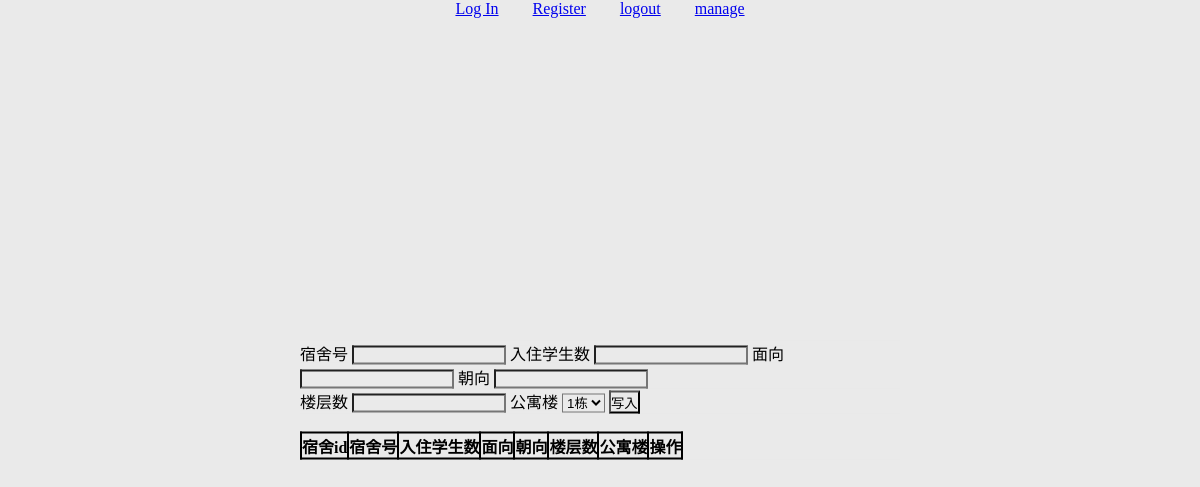
Before: /system/room (signed in) with the older database file.
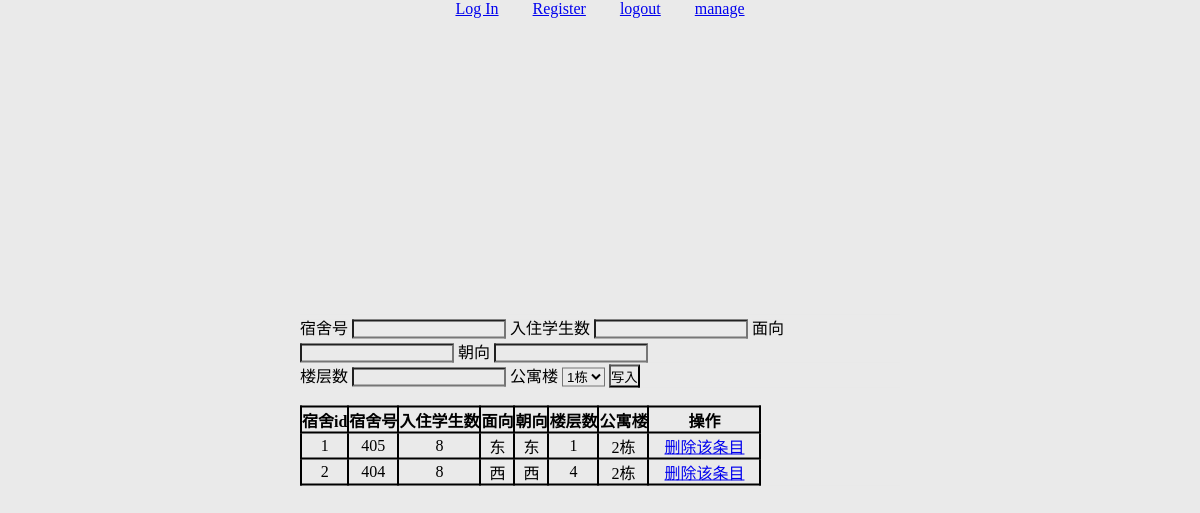
After: the same page with the newer database file.
### tables this page shows
CREATE TABLE room(id int not null,
                                   room_id int primary key not null,
                                   student_count int not null,
                                   face TEXT not null,
                                   orientation text not null,
                                   floor_num int,
                                   apartment_name TEXT,
                                   foreign key(apartment_name)
                                   references apartment(apartment_name)
                                   foreign key(floor_num)
                                   references floor(floor_num)
                );

### main.py (the view, shortened to what this page needs)
@app.route('/system', methods=['GET', 'POST'])
@app.route('/system/<name>', methods=['GET', 'POST'])
@login_required
def system(name=None):
    if name == 'room':
        ap_list = apartment_list()
        results = system_everything('room')
        return render_template('system.html', results=results, name=name, ap_list=ap_list)

### auth.py (called while the page is built)
def load_logged_in(user_id):
    conn = sqlite3.connect('main.db')
    cursor = conn.cursor()
    user = cursor.execute('''select * from user where username=?''', ('root',)).fetchone()
    conn.commit()
    conn.close()
    return user[0]

### main.py (called while the page is built)
def login_required(view):
    @functools.wraps(view)
    def wrapped_view(**kwargs):
        if g.user is None:
            flash("you don't login")
            return redirect(url_for('login'))
        return view(**kwargs)
    return wrapped_view

@app.before_request
def load_logged_in_user():
    user_id = session.get('user_id')
    if user_id is None:
        g.user = None
    else:
        g.user = load_logged_in(user_id=user_id)

### sqlfunction/SQLsystem.py (called while the page is built)
def system_everything(table):
    conn = sqlite3.connect('main.db')
    cursor = conn.cursor()
    everything = cursor.execute('select * from '+table+';').fetchall()
    conn.commit()
    conn.close()
    return everything

### sqlfunction/exists.py (called while the page is built)
def apartment_list():
    conn = sqlite3.connect('main.db')
    cursor = conn.cursor()
    results = cursor.execute('''
        select apartment_name from apartment
    ''').fetchall()
    return results

### templates/system.html (shortened to what this page needs)
{%extends 'base.html'%}
{% block content %}
    {% if name == 'room' %}
        <form method="post" id="write">
        <p>
        <label for="room_id">宿舍号</label>
                <input name="room_id" id="room_id"  style="width:150px;" required>
        <label for="student_count">入住学生数</label>
                <input name="student_count" id="student_count"  style="width:150px;" required>
        <label for="face">面向</label>
                <input name="face" id="face"  style="width:150px;" required>
        <label for="orientation">朝向</label>
                <input name="orientation" id="orientation"  style="width:150px;" required>
        </p>
        <p>
            <label for="floor_num">楼层数</label>
                <input name="floor_num" id="floor_num"  style="width:150px;" required>
            <label for="gender">公寓楼</label>
                <select name="apartment_name">
                    {% for i in ap_list %}
                    <option>{{ i[0] }}</option>
                    {% endfor %}
                </select>
            <input type="submit" value="写入">
        </p>
        </form>
        <table style="text-align:center;">
            <tr>
                <th>宿舍id</th>
                <th>宿舍号</th>
                <th>入住学生数</th>
                <th>面向</th>
                <th>朝向</th>
                <th>楼层数</th>
                <th>公寓楼</th>
                <th>操作</th>
            </tr>
            {% for result in results%}
            <tr>
                <td>{{ result[0]}}</td>
                <td>{{ result[1]}}</td>
                <td>{{ result[2]}}</td>
                <td>{{ result[3]}}</td>
                <td>{{ result[4]}}</td>
                <td>{{ result[5]}}</td>
                <td>{{ result[6]}}</td>
                <td><a href="/system/delete/room/{{result[0]}}" class="button">删除该条目</a></td>
            </tr>
            {% endfor %}
        </table>
    {% endif %}
{% endblock %}

### templates/base.html (shortened to what this page needs)
<!DOCTYPE html>
<html lang="en">
<head>
</head>
<body>
     <ul id="login-status" style="list-style-type:none;text-align:center;">
         <li style="display:inline;"><a href="{{ url_for('login') }}">Log In</a></li>
         <li style="display:inline;"><a href="{{url_for('register')}}">Register</a></li>
         <li style="display:inline;"><a href="{{url_for('logout')}}">logout</a></li>
         <li style="display:inline;"><a href="{{url_for('manage')}}">manage</a></li>
     </ul>
    <div class="center-in-center">
        {% block content %}{% endblock %}
    </div>
</body>
</html>

### templates/base.html (style rules this page uses)
* { margin: 0; padding: 0; background-color: #EAEAEA; }
a { margin: 15px; }
.center-in-center { position: absolute; top: 50%; left: 50%; -webkit-transform: translate(-50%, -50%); -moz-transform: translate(-50%, -50%); -ms-transform: translate(-50%, -50%); -o-transform: translate(-50%, -50%); transform: translate(-50%, -50%); }

### templates/system.html (style rules this page uses)
table { border-collapse:collapse; }
table, td, th { border:2px solid black; }

Changed rows visible on the page:
added room: id "1", room_id "405", student_count "8", face "东", orientation "东", floor_num "1", apartment_name "2栋"
added room: id "2", room_id "404", student_count "8", face "西", orientation "西", floor_num "4", apartment_name "2栋"
